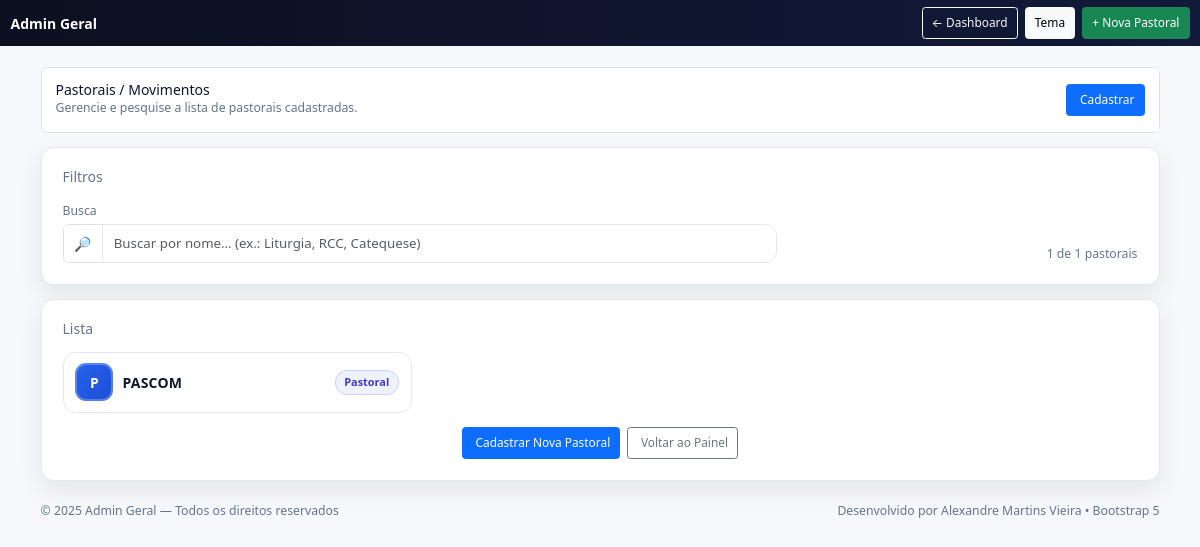
Page /admin-geral/pastorais/ (signed in) on the earlier database version.
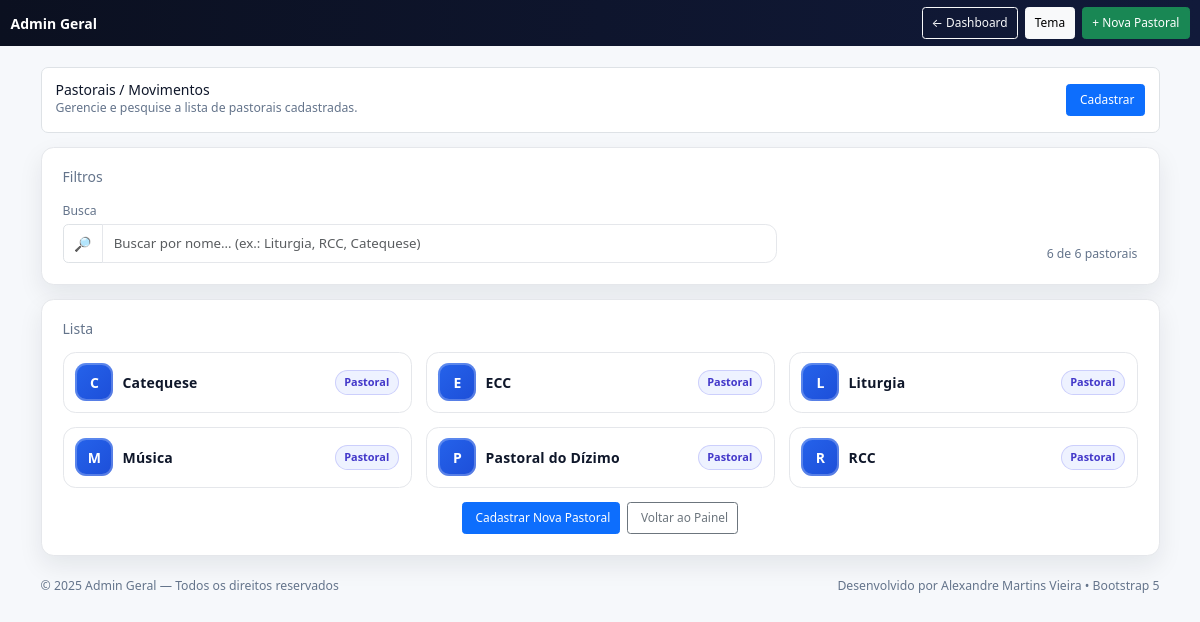
Same page on the later database version.
### inscricoes/models.py (models this page shows, shortened)
class PastoralMovimento(models.Model):
    nome = models.CharField(max_length=200)

### inscricoes/views.py (the view)
# urls.py: path("admin-geral/pastorais/", views.listar_pastorais_movimentos, name="listar_pastorais_movimentos"),
@login_required
@user_passes_test(lambda u: u.is_admin_geral())
def listar_pastorais_movimentos(request):
    pastorais = PastoralMovimento.objects.all()
    return render(request, 'pastorais/listar.html', {'pastorais': pastorais})

### inscricoes/models.py (called while the page is built)
    def is_admin_geral(self):
        return self.tipo_usuario == 'admin_geral'

### inscricoes/templates/pastorais/listar.html (shortened to what this page needs)
<!doctype html>
<html lang="pt-br">
<head>
  <link href="https://cdn.jsdelivr.net/npm/bootstrap@5.3.3/dist/css/bootstrap.min.css" rel="stylesheet" />
</head>
<body>
  <nav class="navbar nav-pro navbar-dark">
    <div class="container-fluid">
      <a class="navbar-brand fw-bold" href="{% url 'inscricoes:admin_geral_dashboard' %}">Admin Geral</a>
      <div class="d-flex align-items-center gap-2 ms-auto">
        <a class="btn btn-sm btn-outline-light" href="{% url 'inscricoes:admin_geral_dashboard' %}">← Dashboard</a>
        <button type="button" class="btn btn-sm btn-light" id="themeToggle" aria-label="Alternar tema">Tema</button>
        <a href="{% url 'inscricoes:cadastrar_pastoral_movimento' %}" class="btn btn-sm btn-success">+ Nova Pastoral</a>
      </div>
    </div>
  </nav>
  <main class="container py-3 py-lg-4">
    <div class="sticky-topbar border rounded-3 p-3 mb-3 bg-white">
      <div class="d-flex flex-wrap align-items-center justify-content-between gap-2">
        <div>
          <h1 class="h6 m-0">Pastorais / Movimentos</h1>
          <div class="small text-muted-2">Gerencie e pesquise a lista de pastorais cadastradas.</div>
        </div>
        <div class="d-flex gap-2">
          <a href="{% url 'inscricoes:cadastrar_pastoral_movimento' %}" class="btn btn-primary btn-sm">
             Cadastrar
          </a>
        </div>
      </div>
    </div>
    <section class="card-clean p-3 p-lg-4 mb-3" aria-labelledby="filtros">
      <h2 id="filtros" class="h6 text-muted-2 mb-3"> Filtros</h2>
      <div class="row g-2 align-items-end">
        <div class="col-12 col-lg-8">
          <label class="form-label small text-muted-2 mb-1" for="q">Busca</label>
          <div class="input-group">
            <span class="input-group-text bg-white">🔎</span>
            <input id="q" type="search" class="form-control" placeholder="Buscar por nome… (ex.: Liturgia, RCC, Catequese)" aria-label="Buscar pastoral">
          </div>
        </div>
        <div class="col-12 col-lg-4">
          <div class="text-end small text-muted-2" id="count"></div>
        </div>
      </div>
    </section>
    {% if pastorais %}
    <section class="card-clean p-3 p-lg-4" aria-labelledby="lista">
      <h2 id="lista" class="h6 text-muted-2 mb-3"> Lista</h2>
      <div id="list" class="row g-3">
        {% for p in pastorais %}
          <div class="col-12 col-sm-6 col-lg-4" data-name="{{ p.nome|lower }}">
            <div class="item">
              <div class="avatar" aria-hidden="true">{{ p.nome|first|upper }}</div>
              <div class="name text-truncate" title="{{ p.nome }}">{{ p.nome }}</div>
              <span class="chip">Pastoral</span>
            </div>
          </div>
        {% endfor %}
      </div>
      <div class="d-flex gap-2 justify-content-center mt-3">
        <a href="{% url 'inscricoes:cadastrar_pastoral_movimento' %}" class="btn btn-primary btn-sm">
           Cadastrar Nova Pastoral
        </a>
        <a href="{% url 'inscricoes:admin_geral_dashboard' %}" class="btn btn-outline-secondary btn-sm">
           Voltar ao Painel
        </a>
      </div>
    </section>
    {% endif %}
    <footer class="py-4">
      <div class="d-flex flex-wrap justify-content-between align-items-center text-muted-2 small">
        <div>© {% now "Y" %} Admin Geral — Todos os direitos reservados</div>
        <div>Desenvolvido por Alexandre Martins Vieira • Bootstrap 5</div>
      </div>
    </footer>
  </main>
</body>
</html>

### inscricoes/templates/pastorais/listar.html (style rules this page uses)
:root { --ink:#0f172a; --muted:#64748b; --ring:rgba(37,99,235,.18); --g1:#0b1020; --g2:#111a3a; --base-font:14px; --line:#e5e7eb; --panel:#fff; --accent:#2563eb; --accent-2:#1d4ed8; --chip:#eef2ff; --chip-ink:#4338ca; }
html { font-size:var(--base-font); }
body { background:#f6f8fb; color:var(--ink); }
.text-muted-2 { color:var(--muted); }
.nav-pro { background:linear-gradient(90deg,var(--g1),var(--g2)); }
.navbar-brand { font-size:1rem; }
.navbar .btn { font-size:.85rem; padding:.35rem .6rem; }
.sticky-topbar { position:sticky; top:0; z-index:20; background:#ffffffd6; backdrop-filter:blur(6px); }
.card-clean { background:var(--panel); border:1px solid var(--line); border-radius:.9rem; box-shadow:0 10px 24px rgba(17,24,39,.08); transition:transform .12s ease, box-shadow .12s ease, border-color .12s ease; }
.form-control { border-radius:.8rem; border-color:var(--line); padding:.6rem .8rem; font-size:.95rem; background:#fff; }
.btn.btn-sm, .btn-sm { font-size:.85rem; padding:.45rem .65rem; }
.avatar { width:38px; height:38px; border-radius:.8rem; display:grid; place-items:center; flex:0 0 auto; background: linear-gradient(135deg, var(--accent), var(--accent-2)); color:#fff; font-weight:800; box-shadow: inset 0 0 0 2px rgba(255,255,255,.25); }
.chip { margin-left:auto; font-size:.78rem; padding:.25rem .6rem; border-radius:999px; background:var(--chip); color:var(--chip-ink); border:1px solid rgba(99,102,241,.25); font-weight:700; }
.item { border:1px solid var(--line); border-radius:.9rem; padding:.75rem .85rem; background:#fff; display:flex; align-items:center; gap:.65rem; transition: transform .12s ease, box-shadow .2s ease, border-color .2s ease; }
.name { font-weight:700; letter-spacing:.2px }

Differences in the rows shown:
changed PastoralMovimento: nome|first "P" → "E"; nome "PASCOM" → "ECC"
added PastoralMovimento: nome|first "R", nome "RCC"
added PastoralMovimento: nome|first "P", nome "Pastoral do Dízimo"
added PastoralMovimento: nome|first "C", nome "Catequese"
added PastoralMovimento: nome|first "L", nome "Liturgia"
added PastoralMovimento: nome|first "M", nome "Música"
Other differences:
text written by a page script: "1 de 1 pastorais" → "6 de 6 pastorais"
